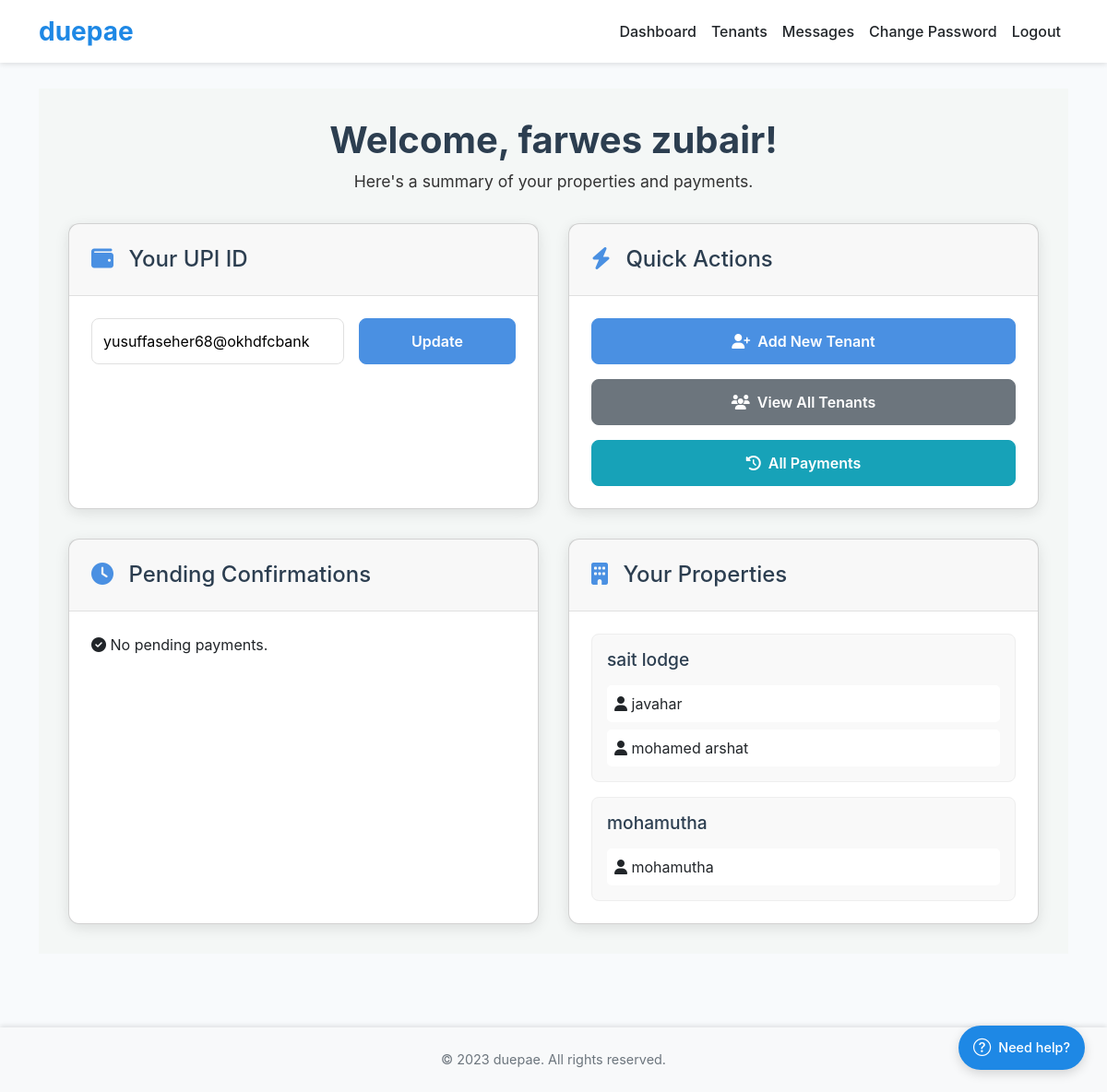
Screenshot of /owner/dashboard (signed in) with the database file from the repository.
### app.py (models this page shows, shortened)
class User(db.Model):
    id = db.Column(db.Integer, primary_key=True)
    role = db.Column(db.String(20), nullable=False)
    username = db.Column(db.String(80), unique=True, nullable=False)
    full_name = db.Column(db.String(120), nullable=False)
    phone = db.Column(db.String(20), unique=True, nullable=False)
    upi_id = db.Column(db.String(120), nullable=True)
    password_hash = db.Column(db.String(255), nullable=False)
    is_active = db.Column(db.Boolean, default=True)
    subscription_end = db.Column(db.Date, nullable=True)
    whatsapp_enabled = db.Column(db.Boolean, default=True)
    owned_properties = relationship("Property", back_populates="owner")
    tenancies_as_tenant = relationship("Tenancy", foreign_keys="Tenancy.tenant_id", back_populates="tenant")
    tenancies_as_owner = relationship("Tenancy", foreign_keys="Tenancy.owner_id", back_populates="owner_user")
    sent_messages = relationship("Message", foreign_keys="Message.sender_id", back_populates="sender")
    received_messages = relationship("Message", foreign_keys="Message.receiver_id", back_populates="receiver")

class Property(db.Model):
    id = db.Column(db.Integer, primary_key=True)
    name = db.Column(db.String(120), nullable=False)
    address = db.Column(db.Text, nullable=True)
    owner_id = db.Column(db.Integer, db.ForeignKey('user.id'), nullable=False)
    owner = relationship("User", back_populates="owned_properties")
    tenancies = relationship("Tenancy", back_populates="property")

class Tenancy(db.Model):
    id = db.Column(db.Integer, primary_key=True)
    owner_id = db.Column(db.Integer, db.ForeignKey('user.id'), nullable=False)
    tenant_id = db.Column(db.Integer, db.ForeignKey('user.id'), nullable=False)
    property_id = db.Column(db.Integer, db.ForeignKey('property.id'), nullable=False)
    rent_amount = db.Column(db.Numeric(10, 2), nullable=False)
    due_date = db.Column(db.Date, nullable=False)
    owner_user = relationship("User", foreign_keys=[owner_id], back_populates="tenancies_as_owner")
    tenant = relationship("User", foreign_keys=[tenant_id], back_populates="tenancies_as_tenant")
    property = relationship("Property", back_populates="tenancies")
    payments = relationship("Payment", back_populates="tenancy")

### app.py (the view)
@app.route('/owner/dashboard')
@owner_required
@subscription_required
def owner_dashboard():
    user = current_user()
    properties = Property.query.filter_by(owner_id=user.id).all()
    tenancies = Tenancy.query.filter_by(owner_id=user.id).all()
    pending_payments = []
    for tenancy in tenancies:
        payments = Payment.query.filter_by(tenancy_id=tenancy.id, status='pending').all()
        for payment in payments:
            pending_payments.append({
                'payment': payment,
                'tenant': tenancy.tenant,
                'property': tenancy.property
            })
    return render_template('owner/dashboard.html',
                           user=user,
                           properties=properties,
                           tenancies=tenancies,
                           pending_payments=pending_payments)

### app.py (called while the page is built)
def current_user():
    if 'user_id' in session:
        return User.query.get(session['user_id'])
    return None

@app.before_request
def load_user():
    g.user = current_user()
    if g.user and g.user.role != 'admin':
        config = SystemConfig.query.first()
        if config and config.require_subscription and not g.user.has_active_subscription:
            flash("Your subscription has expired. Please renew to continue using our services.", "warning")

@app.context_processor
def inject_user():
    config = SystemConfig.query.first() or SystemConfig()
    unread_count = 0
    current_user_obj = current_user()
    if current_user_obj:
        unread_count = db.session.query(Message).filter_by(
            receiver_id=current_user_obj.id,
            is_read=False
        ).count()
    def to_local_time(utc_dt):
        if not utc_dt:
            return ""
        tz = pytz.timezone(app.config['APP_TIMEZONE'])
        return utc_dt.replace(tzinfo=pytz.utc).astimezone(tz)
    return dict(
        user=current_user_obj,
        current_user=current_user_obj,
        datetime=dt.datetime,
        config=config,
        unread_count=unread_count,
        to_local_time=to_local_time
    )

def owner_required(f):
    @wraps(f)
    def decorated(*args, **kwargs):
        user = current_user()
        if not user or user.role != 'owner':
            abort(403)
        return f(*args, **kwargs)
    return decorated

def subscription_required(f):
    @wraps(f)
    def decorated(*args, **kwargs):
        user = current_user()
        config = SystemConfig.query.first()
        if not user or user.role == 'admin':
            return f(*args, **kwargs)
        if config and config.require_subscription and not user.has_active_subscription:
            flash("You need an active subscription to access this feature", "danger")
            return redirect(url_for('subscription'))
        return f(*args, **kwargs)
    return decorated

### templates/owner/dashboard.html (shortened to what this page needs)
{% extends "base.html" %}
{% block extra_css %}
<link rel="stylesheet" href="{{ url_for('static', filename='css/owner.css') }}">
<link rel="stylesheet" href="https://cdnjs.cloudflare.com/ajax/libs/font-awesome/6.0.0-beta3/css/all.min.css">
{% endblock %}
{% block content %}
<div class="dashboard-container">
    <header class="dashboard-header">
        <h1>Welcome, {{ current_user.full_name }}!</h1>
        <p>Here's a summary of your properties and payments.</p>
    </header>
    <div class="dashboard-grid">
        <section class="card upi-section">
            <div class="card-header">
                <h2><i class="fas fa-wallet"></i> Your UPI ID</h2>
            </div>
            <div class="card-body">
                <form method="POST" action="{{ url_for('update_upi') }}" class="form-inline">
                    <input type="text" name="upi_id" value="{{ current_user.upi_id or '' }}" placeholder="Enter your UPI ID" required>
                    <button type="submit" class="btn btn-primary">Update</button>
                </form>
            </div>
        </section>
        <section class="card quick-actions">
            <div class="card-header">
                <h2><i class="fas fa-bolt"></i> Quick Actions</h2>
            </div>
            <div class="card-body">
                <a href="{{ url_for('add_tenant') }}" class="btn btn-primary"><i class="fas fa-user-plus"></i> Add New Tenant</a>
                <a href="{{ url_for('view_tenants') }}" class="btn btn-secondary"><i class="fas fa-users"></i> View All Tenants</a>
                <a href="{{ url_for('view_payments') }}" class="btn btn-info"><i class="fas fa-history"></i> All Payments</a>
            </div>
        </section>
        <section class="card pending-payments-section">
            <div class="card-header">
                <h2><i class="fas fa-clock"></i> Pending Confirmations</h2>
            </div>
            <div class="card-body">
                {% if pending_payments %}
                <div class="payment-list">
                    {% for payment_info in pending_payments %}
                    <div class="payment-item">
                        <div class="item-details">
                            <strong>{{ payment_info.tenant.full_name }}</strong> - {{ payment_info.property.name }}
                            <span>Amount: ₹{{ payment_info.payment.amount }}</span>
                        </div>
                        <a href="{{ url_for('owner_confirm_payment', payment_id=payment_info.payment.id) }}" class="btn btn-sm btn-success">Review</a>
                    </div>
                    {% endfor %}
                </div>
                {% else %}
                <p class="no-data"><i class="fas fa-check-circle"></i> No pending payments.</p>
                {% endif %}
            </div>
        </section>
        <section class="card properties-section">
            <div class="card-header">
                <h2><i class="fas fa-building"></i> Your Properties</h2>
            </div>
            <div class="card-body">
                {% if properties %}
                <div class="property-list">
                    {% for property in properties %}
                    <div class="property-item">
                        <h3>{{ property.name }}</h3>
                        <ul class="tenant-list">
                            {% for tenancy in property.tenancies %}
                            <li>
                                <span><i class="fas fa-user"></i> {{ tenancy.tenant.full_name }}</span>
                            </li>
                            {% else %}
                            <li class="no-data">No tenants for this property.</li>
                            {% endfor %}
                        </ul>
                    </div>
                    {% endfor %}
                </div>
                {% else %}
                <p class="no-data"><i class="fas fa-plus-circle"></i> You haven't added any properties yet.</p>
                {% endif %}
            </div>
        </section>
    </div>
</div>
{% endblock %}

### static/css/style.css (style rules this page uses)
:root { --brand-blue: #1E88E5; --brand-green: #43A047; --text-dark: #212529; --footer-bg: #f8f9fa; --footer-text: #6c757d; --blue: #2563eb; --blue-dark: #1e40af; --blue-light: #93c5fd; --accent: #ec4899; --light: #f8fafc; --dark: #1e293b; --gray: #64748b; --success: #10b981; --warning: #f59e0b; }
* { margin: 0; padding: 0; box-sizing: border-box; }
body { padding-top: 4.5rem; font-family: 'Inter', -apple-system, BlinkMacSystemFont, sans-serif; background-color: var(--light); margin: 0; color: var(--dark); line-height: 1.5; }
.btn { width: 100%; padding: 1rem; background-color: var(--blue); color: white; border: none; border-radius: 8px; font-size: 1rem; font-weight: 600; cursor: pointer; transition: all 0.2s ease; }

### static/css/owner.css (style rules this page uses)
:root { --primary-color: #4a90e2; --secondary-color: #50e3c2; --background-color: #f4f7f6; --card-background: #ffffff; --text-color: #333; --heading-color: #2c3e50; --border-color: #e0e0e0; --shadow-color: rgba(0, 0, 0, 0.1); }
.dashboard-container { padding: 2rem; background-color: var(--background-color); }
.dashboard-header { margin-bottom: 2rem; text-align: center; }
.dashboard-header h1 { color: var(--heading-color); font-size: 2.5rem; font-weight: 700; }
.dashboard-header p { color: var(--text-color); font-size: 1.1rem; }
.dashboard-grid { display: grid; grid-template-columns: repeat(auto-fit, minmax(350px, 1fr)); gap: 2rem; }
.card { background-color: var(--card-background); border-radius: 12px; box-shadow: 0 4px 15px var(--shadow-color); transition: transform 0.3s ease, box-shadow 0.3s ease; }
.card-header { padding: 1.5rem; border-bottom: 1px solid var(--border-color); }
.card-header h2 { font-size: 1.5rem; color: var(--heading-color); margin: 0; }
.card-header h2 .fas { margin-right: 10px; color: var(--primary-color); }
.card-body { padding: 1.5rem; }
.form-inline { display: flex; gap: 1rem; }
.form-inline input { flex-grow: 1; padding: 0.75rem; border: 1px solid var(--border-color); border-radius: 8px; font-size: 1rem; }
.quick-actions .card-body { display: flex; flex-wrap: wrap; gap: 1rem; }
.payment-list, .property-list { display: flex; flex-direction: column; gap: 1rem; }
.payment-item, .property-item { padding: 1rem; border-radius: 8px; background-color: #f9f9f9; border: 1px solid #eee; }
.property-item h3 { font-size: 1.2rem; color: var(--heading-color); margin-bottom: 1rem; }
.tenant-list { list-style: none; padding: 0; margin: 0; display: flex; flex-direction: column; gap: 0.5rem; }
.tenant-list li { display: flex; justify-content: space-between; align-items: center; padding: 0.5rem; background-color: #fff; border-radius: 5px; }
.btn { padding: 0.75rem 1.5rem; border-radius: 8px; font-size: 1rem; cursor: pointer; transition: background-color 0.3s ease, border-color 0.3s ease, color 0.3s ease; display: inline-flex; align-items: center; justify-content: center; gap: 8px; }
.btn-primary { background-color: var(--primary-color); color: white; border: 1px solid var(--primary-color); }
.btn-secondary { background-color: #6c757d; color: white; border: 1px solid #6c757d; }
.btn-info { background-color: #17a2b8; color: white; border: 1px solid #17a2b8; }

### rows the page displays
User: full_name "farwes zubair", upi_id "yusuffaseher68@okhdfcbank"
Property: name "sait lodge"
Tenancy: tenant.full_name "javahar"
Tenancy: tenant.full_name "mohamed arshat"
Property: name "mohamutha"
Tenancy: tenant.full_name "mohamutha"
